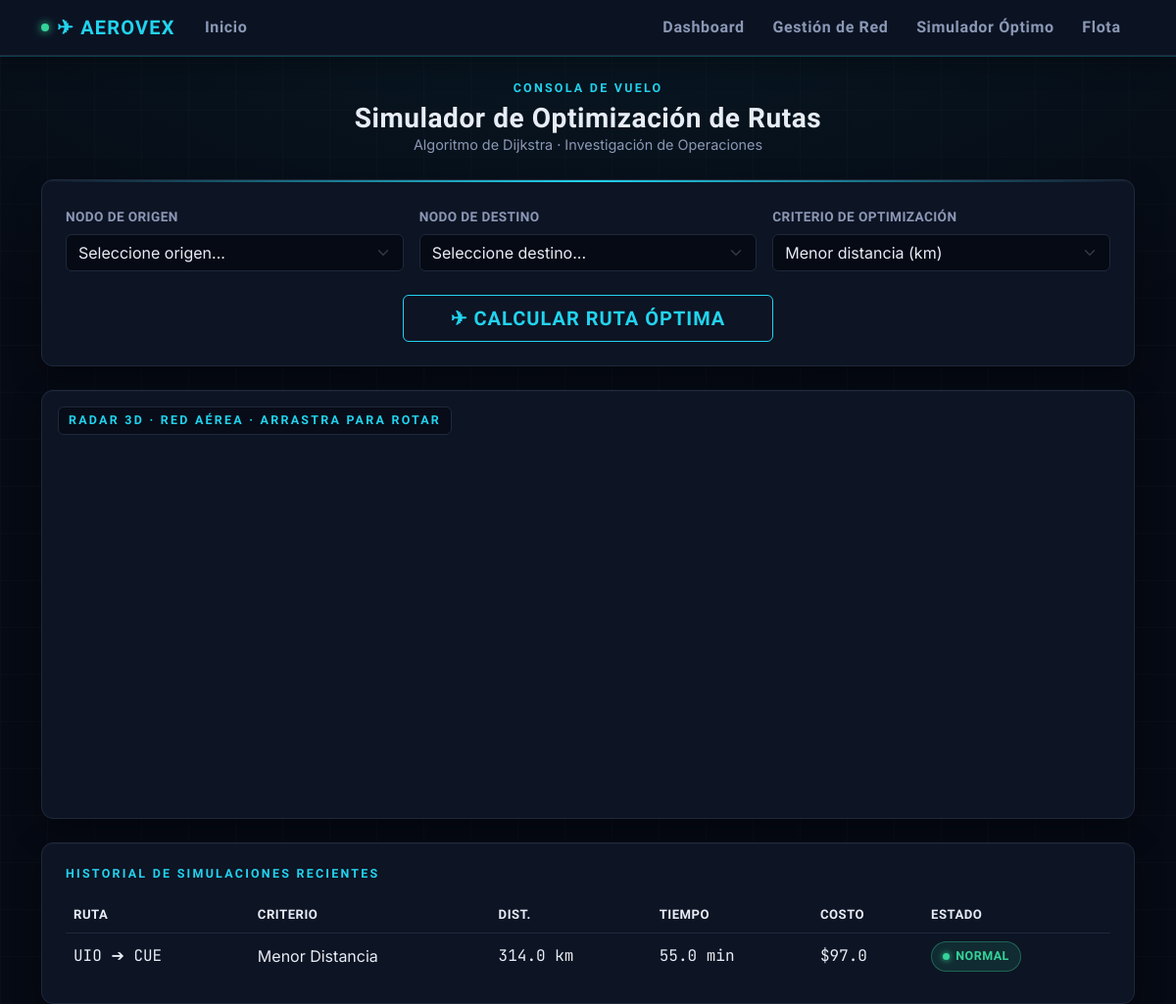
/rutas, run on the app's committed database.
### models.py (models this page shows)
class Simulacion(db.Model):
    id = db.Column(db.Integer, primary_key=True)
    origen = db.Column(db.String(150))
    destino = db.Column(db.String(150))
    criterio = db.Column(db.String(50))
    distancia_total = db.Column(db.Float)
    tiempo_total = db.Column(db.Float)
    costo_total = db.Column(db.Float)
    consumo_total = db.Column(db.Float)
    nodos_ruta = db.Column(db.Text)
    estado_red = db.Column(db.String(100))

### app.py (the view, shortened to what this page needs)
@app.route("/rutas", methods=["GET", "POST"])
def rutas():
    aeropuertos = Aeropuerto.query.all()
    simulaciones = Simulacion.query.order_by(Simulacion.id.desc()).limit(15).all()
    origen_sel = None
    destino_sel = None
    criterio_sel = "Menor Distancia"
    return render_template("rutas.html", aeropuertos=aeropuertos, simulaciones=simulaciones, mapa_ruta="[]",
                           origen_sel=origen_sel, destino_sel=destino_sel, criterio_sel=criterio_sel)

### templates/rutas.html (shortened to what this page needs)
{% extends 'base.html' %}
{% block extra_head %}
<link href="https://unpkg.com/maplibre-gl@5.24.0/dist/maplibre-gl.css" rel="stylesheet" />
{% endblock %}
{% block content %}
<div class="mb-4 text-center">
    <div class="eyebrow mb-1">CONSOLA DE VUELO</div>
    <h3 class="display-heading mb-0">Simulador de Optimización de Rutas</h3>
    <div class="text-secondary" style="font-size:0.9rem;">Algoritmo de Dijkstra · Investigación de Operaciones</div>
</div>
<div class="card p-4 mb-4 panel-glow">
    <form method="POST" class="row g-3 align-items-end">
        <div class="col-md-4">
            <label class="form-label">Nodo de origen</label>
            <select name="origen" class="form-select" required>
                <option value="">Seleccione origen...</option>
            </select>
        </div>
        <div class="col-md-4">
            <label class="form-label">Nodo de destino</label>
            <select name="destino" class="form-select" required>
                <option value="">Seleccione destino...</option>
            </select>
        </div>
        <div class="col-md-4">
            <label class="form-label">Criterio de optimización</label>
            <select name="criterio" class="form-select" required>
                <option value="Menor Distancia" {% if criterio_sel == 'Menor Distancia' %}selected{% endif %}>Menor distancia (km)</option>
            </select>
        </div>
        <div class="col-12 text-center mt-4">
            <button type="submit" class="btn btn-neon px-5 py-2 fs-5">✈ Calcular ruta óptima</button>
        </div>
    </form>
</div>
<div class="card p-2 mb-4 position-relative" style="overflow:hidden;">
    <div class="position-absolute top-0 start-0 m-3 eyebrow" style="z-index:500; background:rgba(6,10,20,0.75); padding:4px 10px; border-radius:6px; border:1px solid var(--border);">
        RADAR 3D · RED AÉREA · arrastra para rotar
    </div>
    <div id="mapa" style="height: 420px; border-radius: 8px; z-index: 1;"></div>
</div>
{% if simulaciones %}
<div class="card p-4">
    <h6 class="eyebrow mb-3">Historial de simulaciones recientes</h6>
    <div class="table-responsive">
        <table class="table table-borderless align-middle mb-0">
            <thead><tr><th>Ruta</th><th>Criterio</th><th>Dist.</th><th>Tiempo</th><th>Costo</th><th>Estado</th></tr></thead>
            <tbody>
                {% for s in simulaciones %}
                <tr>
                    <td class="data-readout">{{ s.nodos_ruta }}</td>
                    <td class="text-secondary">{{ s.criterio }}</td>
                    <td class="data-readout">{{ s.distancia_total }} km</td>
                    <td class="data-readout">{{ s.tiempo_total }} min</td>
                    <td class="data-readout">${{ s.costo_total }}</td>
                    <td>
                        {% if 'Clima Adverso' in s.estado_red %}
                        <span class="badge-estado badge-clima">Clima</span>
                        {% elif 'Alerta' in s.estado_red %}
                        <span class="badge-estado badge-cerrado">Alerta</span>
                        {% else %}
                        <span class="badge-estado badge-activa">Normal</span>
                        {% endif %}
                    </td>
                </tr>
                {% endfor %}
            </tbody>
        </table>
    </div>
</div>
{% endif %}
{% endblock %}

### templates/base.html (style rules this page uses)
:root { --bg-void: #060a14; --bg-panel: #0d1424; --bg-panel-2: #121a2e; --border: #1e293b; --border-soft: #182236; --cyan: #22d3ee; --cyan-dim: #0e7490; --amber: #fbbf24; --green: #34d399; --red: #f87171; --grey: #64748b; --text: #e7ecf5; --text-dim: #8b98b5; --font-display: 'Rajdhani', sans-serif; --font-body: 'Inter', 'Segoe UI', sans-serif; --font-mono: 'JetBrains Mono', monospace; }
body { background-color: var(--bg-void); color: var(--text); font-family: var(--font-body); background-image: radial-gradient(ellipse 80% 50% at 50% -10%, rgba(34,211,238,0.08), transparent), repeating-linear-gradient(0deg, rgba(255,255,255,0.015) 0px, rgba(255,255,255,0.015) 1px, transparent 1px, transparent 48px), repeating-linear-gradient(90deg, rgba(255,255,255,0.015) 0px, rgba(255,255,255,0.015) 1px, transparent 1px, transparent 48px); min-height: 100vh; }
h1, h2, h3, h4, h5, .display-heading { font-family: var(--font-display); font-weight: 700; letter-spacing: 0.02em; }
.font-mono, .data-readout { font-family: var(--font-mono); color: var(--text); }
.card, .card * { color: var(--text); }
.eyebrow { font-family: var(--font-display); font-weight: 600; letter-spacing: 0.18em; text-transform: uppercase; color: var(--cyan); font-size: 0.78rem; }
.card { background-color: var(--bg-panel); border: 1px solid var(--border); border-radius: 12px; box-shadow: 0 10px 30px rgba(0,0,0,0.35), 0 1px 0 rgba(255,255,255,0.03) inset; }
.panel-glow { position: relative; overflow: hidden; }
.panel-glow::before { content: ""; position: absolute; top: 0; left: 0; right: 0; height: 2px; background: linear-gradient(90deg, transparent, var(--cyan), transparent); }
.table { --bs-table-color: var(--text); --bs-table-bg: transparent; --bs-table-border-color: var(--border-soft); --bs-table-striped-color: var(--text); --bs-table-striped-bg: rgba(255,255,255,0.025); --bs-table-hover-color: var(--text); --bs-table-hover-bg: rgba(34,211,238,0.07); color: var(--text) !important; }
.table > :not(caption) > * > * { color: var(--text) !important; box-shadow: none !important; }
thead th { color: var(--cyan) !important; font-family: var(--font-display); letter-spacing: 0.05em; text-transform: uppercase; font-size: 0.8rem; border-bottom: 1px solid var(--border) !important; padding-bottom: 0.75rem; }
tbody td { border-color: var(--border-soft) !important; padding-top: 0.7rem; padding-bottom: 0.7rem; }
.text-secondary { color: var(--text-dim) !important; }
h5, h6 { color: var(--text); }
.form-control, .form-select { background-color: var(--bg-void); color: var(--text) !important; border: 1px solid var(--border); }
.form-label { font-family: var(--font-display); font-weight: 600; letter-spacing: 0.03em; color: var(--text-dim); font-size: 0.85rem; text-transform: uppercase; }
.btn-neon { background-color: transparent; color: var(--cyan); border: 1px solid var(--cyan); font-family: var(--font-display); font-weight: 700; letter-spacing: 0.05em; text-transform: uppercase; transition: all 0.25s; }
table { color: var(--text) !important; }
thead th { color: var(--cyan) !important; font-family: var(--font-display); letter-spacing: 0.04em; text-transform: uppercase; font-size: 0.82rem; border-bottom: 1px solid var(--border) !important; }
tbody td { border-color: var(--border-soft) !important; }
.badge-estado { display: inline-flex; align-items: center; gap: 6px; font-family: var(--font-display); font-weight: 600; letter-spacing: 0.04em; text-transform: uppercase; font-size: 0.78rem; padding: 0.32rem 0.7rem; border-radius: 20px; border: 1px solid transparent; }
.badge-estado::before { content: ""; width: 7px; height: 7px; border-radius: 50%; }
.badge-abierto, .badge-activa { background: rgba(52,211,153,0.12); color: var(--green); border-color: rgba(52,211,153,0.35); }
.badge-abierto::before, .badge-activa::before { background: var(--green); box-shadow: 0 0 6px var(--green); }

### data on the page
Simulacion: nodos_ruta "UIO ➔ CUE", criterio "Menor Distancia", distancia_total "314.0", tiempo_total "55.0", costo_total "97.0", shows "NORMAL"
